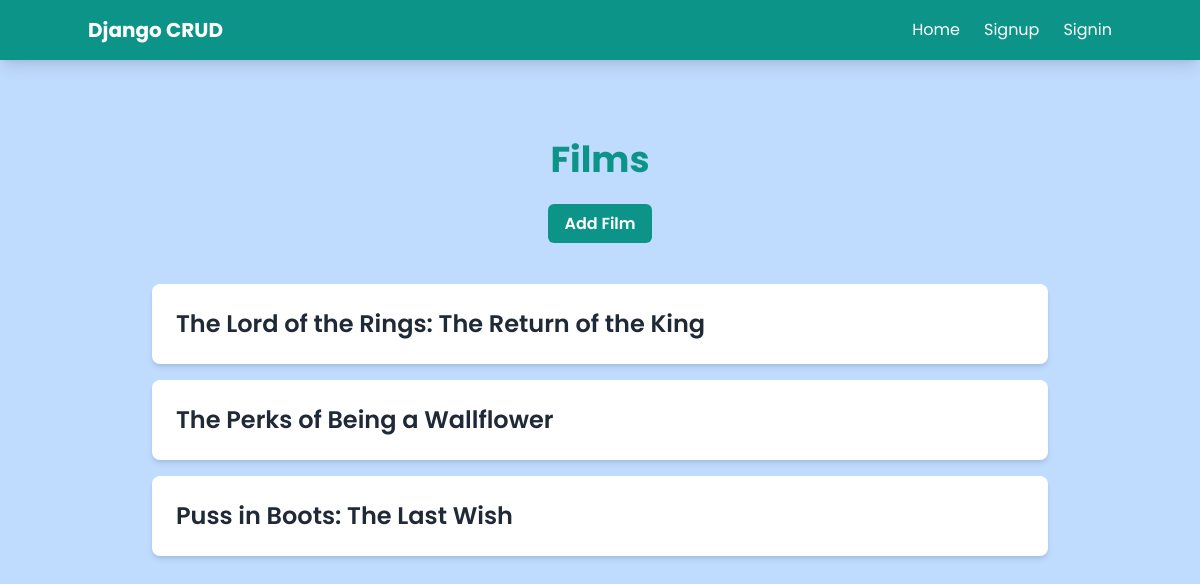
/films/, run on the app's committed database.
### tasks/models.py (models this page shows, shortened)
class Film(models.Model):
    title = models.CharField(max_length=100)
    genre = models.CharField(max_length=100)
    year = models.IntegerField()
    director = models.CharField(max_length=100)
    description = models.TextField()
    created_at = models.DateTimeField(auto_now_add=True)
    updated_at = models.DateTimeField(auto_now=True)

### tasks/views.py (the view)
# urls.py: path('films/', views.films, name='films'),
def films(request):
    allfilms = Film.objects.all()
    return render(request, 'films.html', {'films': allfilms})

### tasks/templates/films.html
{% extends 'base.html' %}
{% block content %}
<div class="min-h-screen py-12 px-6 lg:px-8">
    <div class="max-w-3xl mx-auto text-center">
        <h1 class="text-4xl font-bold text-teal-600 mb-8">Films</h1>
        <a href="{% url 'add_film' %}" class="px-4 py-2 bg-teal-600 text-white font-semibold rounded-md hover:bg-teal-700 transition duration-300">Add Film</a>
    </div>
    <div class="mt-12 max-w-4xl mx-auto">
        <ul class="space-y-4">
            {% for film in films %}
                <li class="bg-white p-6 rounded-lg shadow-md">
                    <a href="{% url 'film_detail' film.id %}" class="text-2xl font-semibold text-gray-800 hover:text-teal-600 transition duration-300">
                        {{ film.title }}
                    </a>
                </li>
            {% endfor %}
        </ul>
    </div>
</div>
{% endblock %}

### tasks/templates/base.html (style rules this page uses)
body { font-family: 'Poppins', sans-serif; }

### data on the page
Film: title "The Lord of the Rings: The Return of the King"
Film: title "The Perks of Being a Wallflower"
Film: title "Puss in Boots: The Last Wish"
